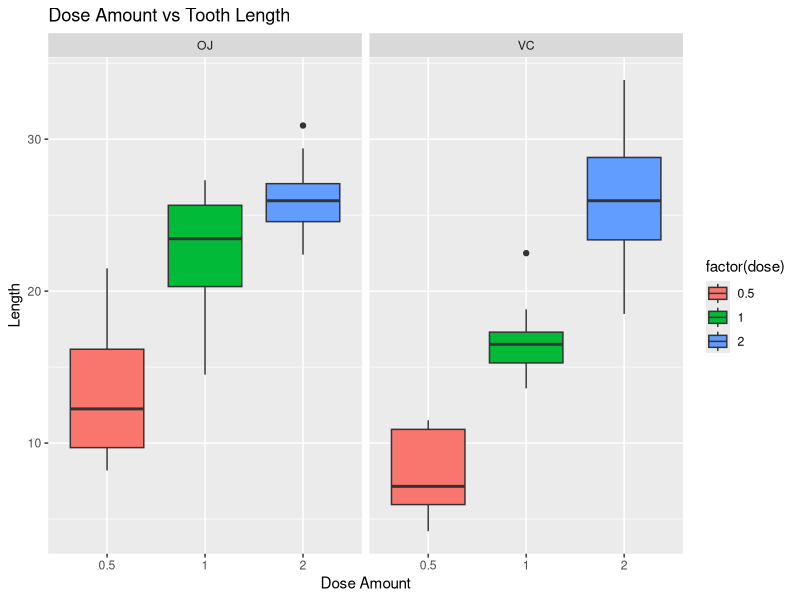

This chart was generated by the following R code:
## ---- chunk 1
library("ggplot2")
## ---- chunk 2
# Load the ToothGrowth data
data("ToothGrowth")
str(ToothGrowth)
## ---- chunk 3
?ToothGrowth
## ---- chunk 4
summary(ToothGrowth)
## ---- chunk 5
g <- ggplot(ToothGrowth, aes(x = factor(dose), y = len)) 
g <- g + geom_boxplot(aes(fill = factor(dose)))
g <- g + facet_grid(. ~ supp)
g <- g + ggtitle("Dose Amount vs Tooth Length")
g <- g + xlab("Dose Amount") + ylab("Length")
g
## ---- chunk 6
t.test(len ~ supp, ToothGrowth)
## ---- chunk 7
t.test(len ~ dose, ToothGrowth[ToothGrowth$dose %in% c(0.5, 1), ])
## ---- chunk 8
t.test(len ~ dose, ToothGrowth[ToothGrowth$dose %in% c(1, 2), ])
